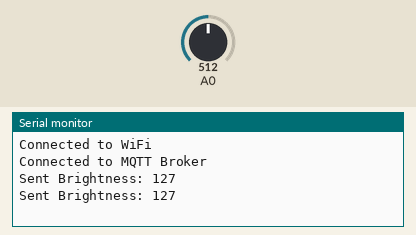
Recording of a sketch running on a simulated Arduino Uno R4 WiFi. On the bench: the last lines printed to the serial monitor. The test bench sets the inputs (shaded band); at power-on: A0 = 512. WiFi joins after 1.5 s; servers stay silent unless stated; no MQTT or app messages arrive unless stated.

Above: at 2.7 s.
2.8 s: A0 set to 716
At 4.1 s:
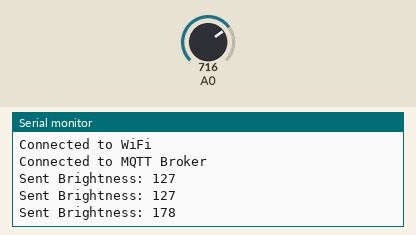
4.3 s: A0 set to 900
At 5.1 s:
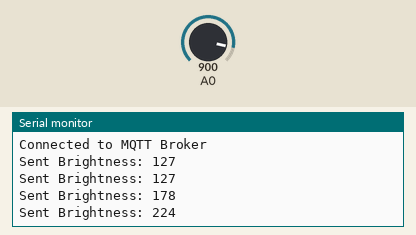
Timing chart, 0 to 7.3 s (numbered marks = the images above; inputs shaded):
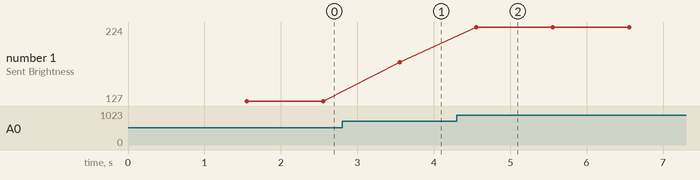

Measured:
- after the input at 2.8 s, the serial monitor: prints a new line after 0.75 s (image 1)
- after the input at 4.3 s, the serial monitor: prints a new line after 0.26 s (image 2)
- plotted number 1: 127 → 178 after the input at 2.8 s, 178 → 224 after the input at 4.3 s

The sketch:

2person.ino
```cpp
#include <WiFiS3.h>
#include <MQTTClient.h>

const char WIFI_SSID[] = "NoInternet";
const char WIFI_PASSWORD[] = "12345678pan";
const char MQTT_BROKER[] = "mqtt-dashboard.com";
const int MQTT_PORT = 1883;
const char MQTT_CLIENT_ID[] = "Sender-Arduino";
const char PUBLISH_TOPIC[] = "iot/chompoo";


WiFiClient network;
MQTTClient mqtt(256);

void setup() {
  Serial.begin(9600);
  pinMode(A0, INPUT); // Potentiometer อ่านค่าจาก A0

  WiFi.begin(WIFI_SSID, WIFI_PASSWORD);
  while (WiFi.status() != WL_CONNECTED) {
    Serial.print(".");
    delay(1000);
  }
  Serial.println("\nConnected to WiFi");

  mqtt.begin(MQTT_BROKER, MQTT_PORT, network);
  while (!mqtt.connect(MQTT_CLIENT_ID)) {
    Serial.print(".");
    delay(1000);
  }
  Serial.println("\nConnected to MQTT Broker");
}

void loop() {
  mqtt.loop();

  int potValue = analogRead(A0); // อ่านค่าจาก Potentiometer (0-1023)
  int brightness = map(potValue, 0, 1023, 0, 255); // แปลงค่าเป็น 0-255

  String brightnessStr = String(brightness);
  mqtt.publish(PUBLISH_TOPIC, brightnessStr.c_str());

  Serial.print("Sent Brightness: ");
  Serial.println(brightness);

  delay(1000); // ส่งทุก 1 วินาที
}
```
